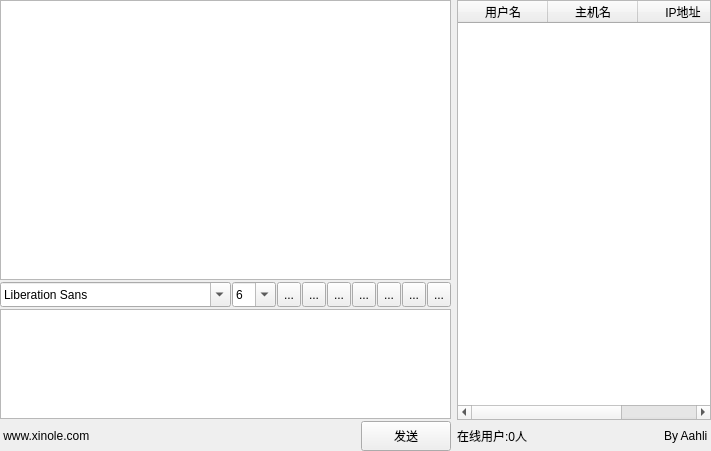
<?xml version="1.0" encoding="UTF-8"?>
<ui version="4.0">
 <class>Widget</class>
 <widget class="QWidget" name="Widget">
  <property name="geometry">
   <rect>
    <x>0</x>
    <y>0</y>
    <width>711</width>
    <height>451</height>
   </rect>
  </property>
  <property name="windowTitle">
   <string>Widget</string>
  </property>
  <layout class="QHBoxLayout" name="horizontalLayout_5">
   <property name="spacing">
    <number>3</number>
   </property>
   <property name="leftMargin">
    <number>0</number>
   </property>
   <property name="topMargin">
    <number>0</number>
   </property>
   <property name="rightMargin">
    <number>0</number>
   </property>
   <property name="bottomMargin">
    <number>0</number>
   </property>
   <item>
    <layout class="QHBoxLayout" name="horizontalLayout_4">
     <item>
      <layout class="QVBoxLayout" name="verticalLayout">
       <property name="spacing">
        <number>2</number>
       </property>
       <item>
        <widget class="QTextBrowser" name="messageBrowser">
         <property name="verticalScrollBarPolicy">
          <enum>Qt::ScrollBarAsNeeded</enum>
         </property>
         <property name="lineWrapMode">
          <enum>QTextEdit::WidgetWidth</enum>
         </property>
        </widget>
       </item>
       <item>
        <layout class="QHBoxLayout" name="horizontalLayout">
         <property name="spacing">
          <number>1</number>
         </property>
         <property name="topMargin">
          <number>0</number>
         </property>
         <item>
          <widget class="QFontComboBox" name="fontComboBox">
           <property name="sizePolicy">
            <sizepolicy hsizetype="Preferred" vsizetype="Preferred">
             <horstretch>0</horstretch>
             <verstretch>0</verstretch>
            </sizepolicy>
           </property>
           <property name="minimumSize">
            <size>
             <width>0</width>
             <height>25</height>
            </size>
           </property>
           <property name="iconSize">
            <size>
             <width>24</width>
             <height>24</height>
            </size>
           </property>
          </widget>
         </item>
         <item>
          <widget class="QComboBox" name="comboBox">
           <property name="sizePolicy">
            <sizepolicy hsizetype="Preferred" vsizetype="Preferred">
             <horstretch>0</horstretch>
             <verstretch>0</verstretch>
            </sizepolicy>
           </property>
           <property name="minimumSize">
            <size>
             <width>0</width>
             <height>25</height>
            </size>
           </property>
           <property name="editable">
            <bool>true</bool>
           </property>
           <property name="currentText">
            <string>6</string>
           </property>
           <property name="currentIndex">
            <number>0</number>
           </property>
           <property name="maxVisibleItems">
            <number>31</number>
           </property>
           <item>
            <property name="text">
             <string>6</string>
            </property>
           </item>
           <item>
            <property name="text">
             <string>7</string>
            </property>
           </item>
           <item>
            <property name="text">
             <string>8</string>
            </property>
           </item>
           <item>
            <property name="text">
             <string>9</string>
            </property>
           </item>
           <item>
            <property name="text">
             <string>10</string>
            </property>
           </item>
           <item>
            <property name="text">
             <string>11</string>
            </property>
           </item>
           <item>
            <property name="text">
             <string>12</string>
            </property>
           </item>
           <item>
            <property name="text">
             <string>13</string>
            </property>
           </item>
           <item>
            <property name="text">
             <string>14</string>
            </property>
           </item>
           <item>
            <property name="text">
             <string>15</string>
            </property>
           </item>
           <item>
            <property name="text">
             <string>16</string>
            </property>
           </item>
           <item>
            <property name="text">
             <string>17</string>
            </property>
           </item>
           <item>
            <property name="text">
             <string>18</string>
            </property>
           </item>
           <item>
            <property name="text">
             <string>19</string>
            </property>
           </item>
           <item>
            <property name="text">
             <string>20</string>
            </property>
           </item>
          </widget>
         </item>
         <item>
          <widget class="QToolButton" name="toolButton">
           <property name="sizePolicy">
            <sizepolicy hsizetype="Preferred" vsizetype="Preferred">
             <horstretch>0</horstretch>
             <verstretch>0</verstretch>
            </sizepolicy>
           </property>
           <property name="minimumSize">
            <size>
             <width>0</width>
             <height>25</height>
            </size>
           </property>
           <property name="text">
            <string>...</string>
           </property>
           <property name="icon">
            <iconset>
             <normaloff>../实例源码/chat源码/chat/image/textbold.png</normaloff>../实例源码/chat源码/chat/image/textbold.png</iconset>
           </property>
           <property name="iconSize">
            <size>
             <width>24</width>
             <height>24</height>
            </size>
           </property>
          </widget>
         </item>
         <item>
          <widget class="QToolButton" name="toolButton_2">
           <property name="sizePolicy">
            <sizepolicy hsizetype="Preferred" vsizetype="Preferred">
             <horstretch>0</horstretch>
             <verstretch>0</verstretch>
            </sizepolicy>
           </property>
           <property name="minimumSize">
            <size>
             <width>0</width>
             <height>25</height>
            </size>
           </property>
           <property name="text">
            <string>...</string>
           </property>
           <property name="icon">
            <iconset>
             <normaloff>../实例源码/chat源码/chat/image/textunder.png</normaloff>../实例源码/chat源码/chat/image/textunder.png</iconset>
           </property>
           <property name="iconSize">
            <size>
             <width>24</width>
             <height>24</height>
            </size>
           </property>
          </widget>
         </item>
         <item>
          <widget class="QToolButton" name="toolButton_3">
           <property name="sizePolicy">
            <sizepolicy hsizetype="Preferred" vsizetype="Preferred">
             <horstretch>0</horstretch>
             <verstretch>0</verstretch>
            </sizepolicy>
           </property>
           <property name="minimumSize">
            <size>
             <width>0</width>
             <height>25</height>
            </size>
           </property>
           <property name="text">
            <string>...</string>
           </property>
           <property name="icon">
            <iconset>
             <normaloff>../实例源码/chat源码/chat/image/textitalic.png</normaloff>../实例源码/chat源码/chat/image/textitalic.png</iconset>
           </property>
           <property name="iconSize">
            <size>
             <width>24</width>
             <height>24</height>
            </size>
           </property>
          </widget>
         </item>
         <item>
          <widget class="QToolButton" name="toolButton_4">
           <property name="sizePolicy">
            <sizepolicy hsizetype="Preferred" vsizetype="Preferred">
             <horstretch>0</horstretch>
             <verstretch>0</verstretch>
            </sizepolicy>
           </property>
           <property name="minimumSize">
            <size>
             <width>0</width>
             <height>25</height>
            </size>
           </property>
           <property name="text">
            <string>...</string>
           </property>
           <property name="icon">
            <iconset>
             <normaloff>../实例源码/chat源码/chat/image/textcolor.png</normaloff>../实例源码/chat源码/chat/image/textcolor.png</iconset>
           </property>
           <property name="iconSize">
            <size>
             <width>24</width>
             <height>24</height>
            </size>
           </property>
          </widget>
         </item>
         <item>
          <widget class="QToolButton" name="toolButton_5">
           <property name="sizePolicy">
            <sizepolicy hsizetype="Preferred" vsizetype="Preferred">
             <horstretch>0</horstretch>
             <verstretch>0</verstretch>
            </sizepolicy>
           </property>
           <property name="minimumSize">
            <size>
             <width>0</width>
             <height>25</height>
            </size>
           </property>
           <property name="text">
            <string>...</string>
           </property>
           <property name="icon">
            <iconset>
             <normaloff>../实例源码/chat源码/chat/image/fileopen.png</normaloff>../实例源码/chat源码/chat/image/fileopen.png</iconset>
           </property>
           <property name="iconSize">
            <size>
             <width>24</width>
             <height>24</height>
            </size>
           </property>
          </widget>
         </item>
         <item>
          <widget class="QToolButton" name="toolButton_6">
           <property name="sizePolicy">
            <sizepolicy hsizetype="Preferred" vsizetype="Preferred">
             <horstretch>0</horstretch>
             <verstretch>0</verstretch>
            </sizepolicy>
           </property>
           <property name="minimumSize">
            <size>
             <width>0</width>
             <height>25</height>
            </size>
           </property>
           <property name="text">
            <string>...</string>
           </property>
           <property name="icon">
            <iconset>
             <normaloff>../实例源码/chat源码/chat/image/Floppy.png</normaloff>../实例源码/chat源码/chat/image/Floppy.png</iconset>
           </property>
           <property name="iconSize">
            <size>
             <width>24</width>
             <height>24</height>
            </size>
           </property>
          </widget>
         </item>
         <item>
          <widget class="QToolButton" name="toolButton_7">
           <property name="sizePolicy">
            <sizepolicy hsizetype="Preferred" vsizetype="Preferred">
             <horstretch>0</horstretch>
             <verstretch>0</verstretch>
            </sizepolicy>
           </property>
           <property name="minimumSize">
            <size>
             <width>0</width>
             <height>25</height>
            </size>
           </property>
           <property name="text">
            <string>...</string>
           </property>
           <property name="icon">
            <iconset>
             <normaloff>../实例源码/chat源码/chat/image/Bin (empty).png</normaloff>../实例源码/chat源码/chat/image/Bin (empty).png</iconset>
           </property>
           <property name="iconSize">
            <size>
             <width>24</width>
             <height>24</height>
            </size>
           </property>
          </widget>
         </item>
        </layout>
       </item>
       <item>
        <widget class="QTextEdit" name="messageTextEdit">
         <property name="sizePolicy">
          <sizepolicy hsizetype="Expanding" vsizetype="Fixed">
           <horstretch>0</horstretch>
           <verstretch>0</verstretch>
          </sizepolicy>
         </property>
         <property name="minimumSize">
          <size>
           <width>0</width>
           <height>10</height>
          </size>
         </property>
         <property name="maximumSize">
          <size>
           <width>16777215</width>
           <height>110</height>
          </size>
         </property>
        </widget>
       </item>
       <item>
        <layout class="QHBoxLayout" name="horizontalLayout_3">
         <item>
          <widget class="QLabel" name="label_3">
           <property name="text">
            <string> www.xinole.com</string>
           </property>
          </widget>
         </item>
         <item>
          <spacer name="horizontalSpacer_2">
           <property name="orientation">
            <enum>Qt::Horizontal</enum>
           </property>
           <property name="sizeHint" stdset="0">
            <size>
             <width>40</width>
             <height>20</height>
            </size>
           </property>
          </spacer>
         </item>
         <item>
          <widget class="QPushButton" name="pushButton">
           <property name="minimumSize">
            <size>
             <width>90</width>
             <height>30</height>
            </size>
           </property>
           <property name="text">
            <string>发送</string>
           </property>
          </widget>
         </item>
        </layout>
       </item>
      </layout>
     </item>
     <item>
      <layout class="QVBoxLayout" name="verticalLayout_2">
       <property name="spacing">
        <number>3</number>
       </property>
       <item>
        <widget class="QTableWidget" name="tableWidget">
         <property name="sizePolicy">
          <sizepolicy hsizetype="Expanding" vsizetype="Expanding">
           <horstretch>0</horstretch>
           <verstretch>0</verstretch>
          </sizepolicy>
         </property>
         <property name="toolTip">
          <string>用户登录信息列表</string>
         </property>
         <property name="statusTip">
          <string/>
         </property>
         <property name="sizeAdjustPolicy">
          <enum>QAbstractScrollArea::AdjustToContents</enum>
         </property>
         <property name="alternatingRowColors">
          <bool>true</bool>
         </property>
         <attribute name="horizontalHeaderVisible">
          <bool>true</bool>
         </attribute>
         <attribute name="horizontalHeaderCascadingSectionResizes">
          <bool>true</bool>
         </attribute>
         <attribute name="horizontalHeaderDefaultSectionSize">
          <number>90</number>
         </attribute>
         <attribute name="horizontalHeaderHighlightSections">
          <bool>true</bool>
         </attribute>
         <attribute name="horizontalHeaderMinimumSectionSize">
          <number>0</number>
         </attribute>
         <attribute name="horizontalHeaderShowSortIndicator" stdset="0">
          <bool>false</bool>
         </attribute>
         <attribute name="horizontalHeaderStretchLastSection">
          <bool>true</bool>
         </attribute>
         <attribute name="verticalHeaderVisible">
          <bool>false</bool>
         </attribute>
         <attribute name="verticalHeaderCascadingSectionResizes">
          <bool>true</bool>
         </attribute>
         <attribute name="verticalHeaderShowSortIndicator" stdset="0">
          <bool>false</bool>
         </attribute>
         <attribute name="verticalHeaderStretchLastSection">
          <bool>false</bool>
         </attribute>
         <column>
          <property name="text">
           <string>用户名</string>
          </property>
          <property name="icon">
           <iconset>
            <normaloff>../实例源码/chat源码/chat/image/User.png</normaloff>../实例源码/chat源码/chat/image/User.png</iconset>
          </property>
         </column>
         <column>
          <property name="text">
           <string>主机名</string>
          </property>
         </column>
         <column>
          <property name="text">
           <string>IP地址</string>
          </property>
         </column>
        </widget>
       </item>
       <item>
        <layout class="QHBoxLayout" name="horizontalLayout_2">
         <property name="bottomMargin">
          <number>3</number>
         </property>
         <item>
          <widget class="QLabel" name="userNumLabel">
           <property name="text">
            <string>在线用户:0人</string>
           </property>
          </widget>
         </item>
         <item>
          <spacer name="horizontalSpacer">
           <property name="orientation">
            <enum>Qt::Horizontal</enum>
           </property>
           <property name="sizeHint" stdset="0">
            <size>
             <width>40</width>
             <height>20</height>
            </size>
           </property>
          </spacer>
         </item>
         <item>
          <widget class="QLabel" name="label_2">
           <property name="sizePolicy">
            <sizepolicy hsizetype="Preferred" vsizetype="Minimum">
             <horstretch>0</horstretch>
             <verstretch>0</verstretch>
            </sizepolicy>
           </property>
           <property name="minimumSize">
            <size>
             <width>0</width>
             <height>25</height>
            </size>
           </property>
           <property name="text">
            <string>By Aahli </string>
           </property>
          </widget>
         </item>
        </layout>
       </item>
      </layout>
     </item>
    </layout>
   </item>
  </layout>
 </widget>
 <layoutdefault spacing="6" margin="11"/>
 <resources/>
 <connections/>
</ui>
